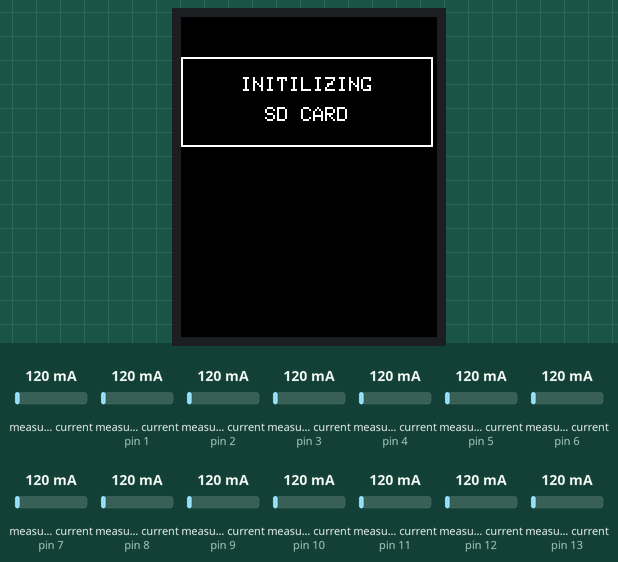
Bench run of a sketch on a simulated Arduino Mega 2560, built with avr-gcc and run on an emulated ATmega2560. Shown: 128×160 colour display. Wiring (inferred from the names in the program): DS1307 clock at I2C address 0x68. Inputs (shaded band) come from the test bench; at power-on: measured current (sensors on pin 6, pin 1, pin 2, pin 3, pin 4, pin 5, pin 7, pin 8, pin 9, pin 10, pin 11, pin 12, pin 13) 120 mA, measured current 120 mA. The local clock reads 2024-03-15 10:24:30 at power-on unless the sketch sets it; storage starts empty; what the sketch prints to the serial monitor is not drawn.

Above: at 2.9 s.
At 5.0 s:
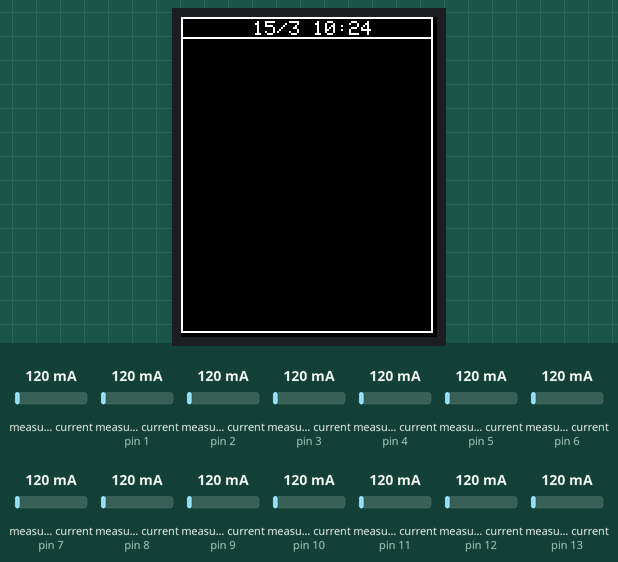
5.1 s: measured current (sensor on pin 6) set to 1500 mA
At 7.4 s:
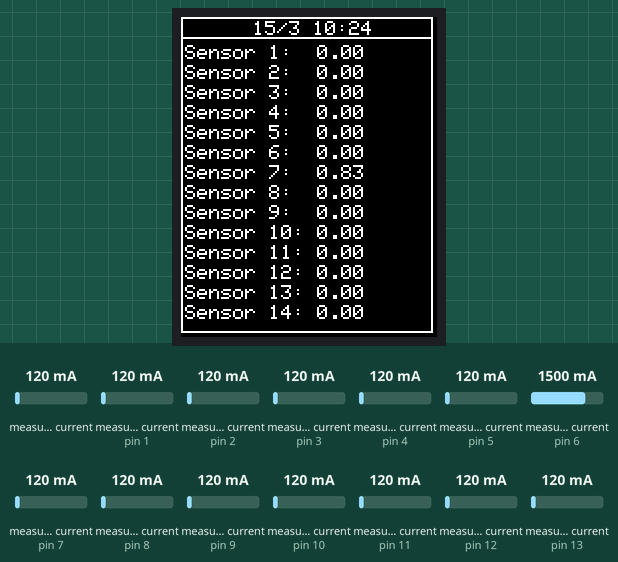
Timing chart, 0 to 8.9 s (numbered marks = the images above; inputs shaded):
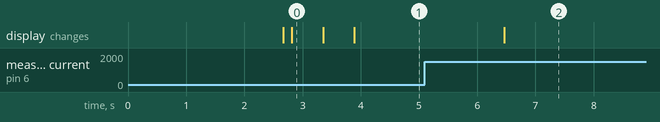

Measured:
- what the display in image 0 shows lasts 0.6 s, from 2.8 s to 3.4 s

The sketch:

DataLoggerwLCD5.ino
```cpp
int cs =  53;
int dc =  47;  //RS Pin TFT
int rst = 48;  // you can also connect this to the Arduino reset
#include <Adafruit_GFX.h>    // Core graphics library
#include <Adafruit_ST7735.h> // Hardware-specific library
#include <SPI.h>
#include <SD.h>
#include "EmonLib.h"                   // Include Emon Library
#include "Wire.h"
//#include <LiquidCrystal_I2C.h>
//LiquidCrystal_I2C lcd(0x27, 2, 1, 0, 4, 5, 6, 7, 3, POSITIVE);  // Set the LCD I2C address
Adafruit_ST7735 tft = Adafruit_ST7735(cs, dc, rst);
const int lcd2 = 49;    //LCD Backlight Pin for TFT
const int chipSelect = 46;   //SD CARD SELECT      /////////PIN 4 for ETHERCARD
const int but1= 5;
const int but2 = 6;
int but1var = 1;
int ledState = HIGH;
int but1State = 0;
int mainDelay = 30000;   ///////////////MAIN DELAY TIME SETTING


// the following variables are long's because the time, measured in miliseconds,
// will quickly become a bigger number than can be stored in an int.
long lastDebounceTime = 0;  // the last time the output pin was toggled
long debounceDelay = 50;    // the debounce time; increase if the output flickers


#define   FILL1 tft.fillRect(1, 1, 124, 7, ST7735_BLACK)  //TIME BLANK
#define   FILL2 tft.fillRect(1, 13, 124, 143, ST7735_BLACK)  //BODY BLANK
#define   SQUARE0 tft.drawRect(0, 20, 126, 45, ST7735_WHITE) //INITIAL WHITE SQUARE
#define   SQUARE1 tft.drawRect(0, 10, 126, 148, ST7735_WHITE) //BODY WHITE SQUARE
#define   SQUARE2 tft.drawRect(0, 0, 126, 11, ST7735_WHITE) //TIME WHITE SQUARE


int LcdReset = 34;
File dataFile;
EnergyMonitor emon1, emon2, emon3, emon4, emon5, emon6, emon7, emon8, emon9, emon10, emon11, emon12, emon13, emon14;
// Create 14 instances

#define DS1307_ADDRESS 0x68// RTC I2C Address

 float Sval1;
 float Sval2;
 float Sval3;
 float Sval4;
 float Sval5;
 float Sval6;
 float Sval7;
 float Sval8;
 float Sval9;
 float Sval10;
 float Sval11;
 float Sval12;
 float Sval13;
 float Sval14;


 float ISval1;
 float ISval2;
 float ISval3;
 float ISval4;
 float ISval5;
 float ISval6;
 float ISval7;
 float ISval8;
 float ISval9;
 float ISval10;
 float ISval11;
 float ISval12;
 float ISval13;
 float ISval14;

 int second;
 int minute;
 int hour;
 int weekDay;
 int monthDay;
 int month;
 int year;
 //int Vpin= 7;
 String dataString;

 void setup() {//////////////////////////////////////////////SETUP//////////////////////////////////
  // pinMode(Power, OUTPUT);
  pinMode(LcdReset, OUTPUT);
  pinMode(lcd2, OUTPUT);    //RS pin For TFT
  pinMode(but1, INPUT);
  pinMode(but2, INPUT);

    Serial.begin(9600);
    Sensor();   /////////// Inital Sensor run to clear invalid sensr values '45'


  tft.initR(INITR_REDTAB);   // initialize a ST7735R chip, red tab
  tft.setRotation(2);        //TFT Screen Orientation
  tft.setTextWrap(false);
  tft.fillScreen(ST7735_BLACK);
  tft.invertDisplay(false);
  delay(30);
 // lcd2, LOW;  //Back Light PIN ON TFT                           ///////change this code- it is worng
  digitalWrite(lcd2, HIGH);                       ///////USE THIS ONE FOR SMALL RED SCREENS
  /*
  tft.setCursor(0, 30);
   tft.setTextColor(ST7735_WHITE);
   tft.setTextSize(1);
   tft.println("    Power Monitor");
   tft.setCursor(0, 45);
   tft.println("      Initlized");
   delay(1000);
   */

  //lcd.begin(16,2);
  delay(10);
  //lcd.backlight();

  //lcd.clear();
  ////////////////////////////////////LCD1 message///////////////////////////////

  //lcd.setCursor(0,0);
  SQUARE0;
  //lcd.print("Initializing SD");
  Serial.print("Initializing SD card...");


  Serial.print("Initializing SD card...");
  // make sure that the default chip select pin is set to
  // output, even if you don't use it:
  pinMode(SS, OUTPUT);

  tft.setCursor(0, 30);
  tft.fillScreen(ST7735_BLACK);
  SQUARE0;
  tft.setTextColor(ST7735_WHITE);
  tft.setTextSize(1);
  tft.println("     INITILIZING");
  tft.setCursor(0, 45);
  tft.println("       SD CARD");
  delay(500);

  // see if the card is present and can be initialized:
  if (!SD.begin(chipSelect)) {
    Serial.println("Card failed, or not present");


    tft.setCursor(0, 30);
    tft.fillScreen(ST7735_BLACK);
    SQUARE0;
    tft.setTextColor(ST7735_WHITE);
    tft.setTextSize(1);
    tft.println("         CARD ");
    tft.setCursor(0, 45);
    tft.println("         FAIL");

    // don't do anything more:
    while (1) ;
  }
  Serial.println("card initialized.");
  tft.setCursor(0, 30);
  tft.fillScreen(ST7735_BLACK);
  SQUARE0;
  tft.setTextColor(ST7735_WHITE);
  tft.setTextSize(1);
  tft.println("         CARD ");
  tft.setCursor(0, 45);
  tft.println("     INITIALIZED");
  delay(500);


  // Open up the file we're going to log to!
  dataFile = SD.open("datalog.csv", FILE_WRITE);
  if (! dataFile) {
    Serial.println("error opening datalog.csv");
    //lcd.clear();
    //lcd.setCursor(0,0);
    //lcd.print("Failed to open");

    tft.setCursor(0, 30);
    tft.fillScreen(ST7735_BLACK);
    SQUARE0;
    tft.setTextColor(ST7735_WHITE);
    tft.setTextSize(1);
    tft.println("      Failed to ");
    tft.setCursor(0, 45);
    tft.println("       open file");


    // Wait forever since we cant write data


    while (1) ;
  }

  emon1.current(0, 111.1);             // Current: input pin, calibration.
  emon2.current(1, 111.1);             // Set the correct input pin for channel 2, calibration.
  emon3.current(2, 111.1);
  emon4.current(3, 111.1);
  emon5.current(4, 111.1);
  emon6.current(5, 111.1);
  emon7.current(6, 111.1);
  emon8.current(7, 111.1);
  emon9.current(8, 111.1);
  emon10.current(9, 111.1);
  emon11.current(10, 111.1);
  emon12.current(11, 111.1);
  emon13.current(12, 111.1);
  emon14.current(13, 111.1);


/*
Sval1 = 0;
Sval2 = 0;
Sval3 = 0;
Sval4 = 0;
Sval5 = 0;
Sval6 = 0;
Sval7 = 0;
Sval8 = 0;
Sval9 = 0;
Sval10 = 0;
Sval11 = 0;
Sval12 = 0;
Sval13 = 0;
Sval14 = 0;
*/

SQUARE1;
SQUARE2;
FILL2;

 }


 void loop() {      /////////////////////////////////////LOOP////////////////////////////////////

 button1();

//  dataFile = SD.open("datalog.csv", FILE_WRITE);
//  if (dataFile != SD.open("datalog.csv", FILE_WRITE))

    dataFile = SD.open("datalog.csv", FILE_WRITE);
  if (! dataFile)
  {
    //lcd.clear();
    //lcd.setCursor(0,0);
    //lcd.println("Out Of Sync");
    tft.setCursor(0, 30);
    tft.fillScreen(ST7735_BLACK);
    FILL2;
    SQUARE0;
    tft.setTextColor(ST7735_WHITE);
    tft.setTextSize(1);
    tft.println("     Out of SYNC ");
    tft.println("   Re-insert card");
    // don't do anything more:
    //while (1) ;
  delay(30000);  // Allow time for card to be inserted
}
  printDate();
  Sensor();


  //lcd.clear();
  //lcd.setCursor(0,0);
  Serial.print (Sval1);
  Serial.print (", ");
  //lcd.print(Sval1,0);
  //lcd.print(",");
  dataFile.print(Sval1);
  dataFile.print(", ");
  Serial.print (Sval2);
  Serial.print (", ");
  //lcd.print(Sval2,0);
  //lcd.print(",");
  dataFile.print(Sval2);
  dataFile.print(", ");
  Serial.print (Sval3);
  Serial.print (", ");
  //lcd.print(Sval3,0);
  //lcd.print(",");
  dataFile.print(Sval3);
  dataFile.print(",");
  Serial.print (Sval4);
  Serial.print (", ");
  //lcd.print(Sval4,0);
  //lcd.print(",");
  dataFile.print(Sval4);
  dataFile.print(", ");
  Serial.print (Sval5);
  Serial.print (", ");
  //lcd.print(Sval5,0);
  //  //lcd.print(",");
  dataFile.print(Sval5);
  dataFile.print(",");
  Serial.print (Sval6);
  Serial.print (", ");
  //lcd.setCursor(0,1);
  //lcd.print(Sval6,0);
  //lcd.print(",");
  dataFile.print(Sval6);
  dataFile.print(", ");
  Serial.print (Sval7);
  Serial.print (", ");
  //lcd.print(Sval7,0);
  //lcd.print(",");
  dataFile.print(Sval7);
  dataFile.print(", ");
  Serial.print (Sval8);
  Serial.print (", ");
  //lcd.print(Sval8,0);
  //lcd.print(",");
  dataFile.print(Sval8);
  dataFile.print(", ");
  Serial.print (Sval9);
  Serial.print (", ");
  //lcd.print(Sval9,0);
  //lcd.print(",");
  dataFile.print(Sval9);
  dataFile.print(",");
  Serial.print (Sval10);
  Serial.print (", ");
  //lcd.print(Sval10,0);
  //lcd.print(",");
  dataFile.print(Sval10);
  dataFile.print(",");
  Serial.print (Sval11);
  Serial.print (", ");
  //lcd.print(Sval11,0);
  //lcd.print(",");
  dataFile.print(Sval11);
  dataFile.print(",");
  Serial.print (Sval12);
  Serial.print (", ");
  //lcd.print(Sval12,0);
  //lcd.print(",");
  dataFile.print(Sval12);////////end of 12
  dataFile.print(",");
  Serial.print (Sval13);
  Serial.print (", ");
  //lcd.print(Sval13,0);
  //lcd.print(",");
  dataFile.print(Sval13);
  dataFile.print(",");
  Serial.println (Sval14);
  //lcd.println(Sval14,0);
  dataFile.println(Sval14);


  //dataFile.flush();
  dataFile.close();


  // tft.setCursor(0,0);
  //tft.fillScreen(ST7735_BLACK);
  FILL2;
  tft.setTextColor(ST7735_WHITE);
  tft.setTextSize(1);
  //  tft.println();

  /*
   tft.setCursor(0,0);
   tft.fillScreen(ST7735_BLACK);
   tft.setTextColor(ST7735_WHITE);
   tft.setTextSize(1);
   tft.print(monthDay);
   tft.print("/");
   tft.print(month);
   tft.print(" ");
   tft.print(hour);
   tft.print(":");
   tft.print(minute);
   */

  tft.setCursor(2,14);
  tft.print("Sensor 1:  ");
  tft.println(Sval1);

  tft.setCursor(2,24);
  tft.print("Sensor 2:  ");
  tft.println(Sval2);

  tft.setCursor(2,34);
  tft.print("Sensor 3:  ");
  tft.println(Sval3);

  tft.setCursor(2,44);
  tft.print("Sensor 4:  ");
  tft.println(Sval4);

  tft.setCursor(2,54);
  tft.print("Sensor 5:  ");
  tft.println(Sval5);

  tft.setCursor(2,64);
  tft.print("Sensor 6:  ");
  tft.println(Sval6);

  tft.setCursor(2,74);
  tft.print("Sensor 7:  ");
  tft.println(Sval7);

  tft.setCursor(2,84);
  tft.print("Sensor 8:  ");
  tft.println(Sval8);

  tft.setCursor(2,94);
  tft.print("Sensor 9:  ");
  tft.println(Sval9);

  tft.setCursor(2,104);
  tft.print("Sensor 10: ");
  tft.println(Sval10);

  tft.setCursor(2,114);
  tft.print("Sensor 11: ");
  tft.println(Sval11);

  tft.setCursor(2,124);
  tft.print("Sensor 12: ");
  tft.println(Sval12);

  tft.setCursor(2,134);
  tft.print("Sensor 13: ");
  tft.println(Sval13);

  tft.setCursor(2,144);
  tft.print("Sensor 14: ");
  tft.println(Sval14);


  delay(mainDelay);      /////////////////////Main Delay///////////////////////


}

byte bcdToDec(byte val)  {
  // Convert binary coded decimal to normal decimal numbers
  return ( (val/16*10) + (val%16) );
}


void printDate(){   /////////////////////RTC TIMER////////////////////////

  // Reset the register pointer
  Wire.beginTransmission(DS1307_ADDRESS);

  byte zero = 0x00;
  Wire.write(zero);
  Wire.endTransmission();

  Wire.requestFrom(DS1307_ADDRESS, 7);

  int second = bcdToDec(Wire.read());
  int minute = bcdToDec(Wire.read());
  int hour = bcdToDec(Wire.read() & 0b111111); //24 hour time
  int weekDay = bcdToDec(Wire.read()); //0-6 -> sunday - Saturday
  int monthDay = bcdToDec(Wire.read());
  int month = bcdToDec(Wire.read());
  int year = bcdToDec(Wire.read());


  //lcd.clear();
  //lcd.setCursor(0,0);

  Serial.print (monthDay);
  Serial.print ("/");
  //lcd.print(monthDay);
  //lcd.print("/");
  dataFile.print(monthDay);
  dataFile.print("/");
  Serial.print (month);
  Serial.print (" ");
  //lcd.print(month);
  //lcd.print(" ");
  dataFile.print(month);
  dataFile.print(" ");
  Serial.print (hour);
  Serial.print (":");
  //lcd.print(hour);
  //lcd.print(":");
  dataFile.print(hour);
  dataFile.print(":");
  Serial.print (minute);
  Serial.print (", ");
  //lcd.print(minute);
  //lcd.print(", ");
  dataFile.print(minute);
  dataFile.print(", ");

  FILL1;
  tft.setCursor(0,2);
  //tft.fillScreen(ST7735_BLACK);
  tft.setTextColor(ST7735_WHITE);
  tft.setTextSize(1);
  tft.print("      ");
  tft.print(monthDay);
  tft.print("/");
  tft.print(month);
  tft.print(" ");
  tft.print(hour);
  tft.print(":");
  tft.print(minute);


 }


 void Sensor(){   ////////////////////////SENSOR/////////////////////////

  // Channel 1:
  double Irms = emon1.calcIrms(1480);  // Calculate Irms only
  // Serial.print(Irms5*230.0);        // Apparent power
  // Serial.print ("Sensor1: ");
  // Serial.print(Irms1/1.8);          // Irms
  Sval1= Irms/1.8;
if(Sval1 <= .3){
Sval1 = 0;}


  // Channel 2
  double Irms2 = emon2.calcIrms(1480);  // Calculate Irms only
  Sval2= Irms2/1.8;
  if(Sval2 <= .3){
Sval2 = 0;}


  // Channel 3
  double Irms3 = emon3.calcIrms(1480);  // Calculate Irms only
  Sval3= Irms3/1.8;
  if(Sval3 <= .3){
Sval3 = 0;}


  // Channel 4
  double Irms4 = emon4.calcIrms(1480);  // Calculate Irms only
  Sval4= Irms4/1.8;
  if(Sval4 <= .3){
Sval4 = 0;}

  // Channel 5
  double Irms5 = emon5.calcIrms(1480);  // Calculate Irms only
  Sval5= Irms5/1.8;
  if(Sval5 <= .3){
Sval5 = 0;}

  // Channel 6
  double Irms6 = emon6.calcIrms(1480);  // Calculate Irms only
  Sval6= Irms6/1.8;
  if(Sval6 <= .3){
Sval6 = 0;}

  // Channel 7
  double Irms7 = emon7.calcIrms(1480);  // Calculate Irms only
  Sval7= Irms7/1.8;
  if(Sval7 <= .3){
Sval7 = 0;}

  // Channel 8
  double Irms8 = emon8.calcIrms(1480);  // Calculate Irms only
  Sval8= Irms8/1.8;
  if(Sval8 <= .3){
Sval8 = 0;}

  // Channel 9
  double Irms9 = emon9.calcIrms(1480);  // Calculate Irms only
  Sval9= Irms9/1.8;
  if(Sval9 <= .3){
Sval9 = 0;}

  // Channel 10
  double Irms10 = emon10.calcIrms(1480);  // Calculate Irms only
  Sval10= Irms10/1.8;
  if(Sval10 <= .3){
Sval10 = 0;}

  // Channel 11
  double Irms11 = emon11.calcIrms(1480);  // Calculate Irms only
  Sval11= Irms11/1.8;
 if(Sval11 <= .3){
Sval11 = 0;}

  // Channel 12
  double Irms12 = emon12.calcIrms(1480);  // Calculate Irms only
  Sval12= Irms12/1.8;
  if(Sval12 <= .3){
Sval12 = 0;}

  // Channel 13
  double Irms13 = emon13.calcIrms(1480);  // Calculate Irms only
  Sval13= Irms13/1.8;
if(Sval13 <= .3){
Sval13 = 0;}

    // Channel 14
  double Irms14 = emon14.calcIrms(1480);  // Calculate Irms only
  Sval14= Irms14/1.8;
if(Sval14 <= .3){
Sval14 = 0;}


 }


void button1(){        ////////////////////////BUTTON 1/////////////////////////
  but1State = digitalRead(but1);

  if (but1State == HIGH) {
   // if (lcd2 == HIGH){
      switch (but1var){
      case 1:
      digitalWrite(lcd2, LOW);
      but1var = 2;
      break;

      case 2:
      digitalWrite(lcd2, HIGH);
      but1var = 1;
      break;
      }
 }
}
```
